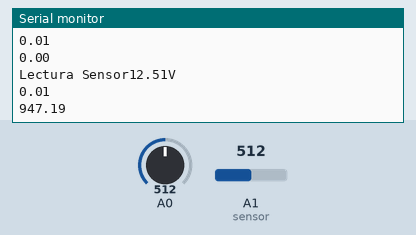
This sketch was run on a simulated Arduino Uno, built with avr-gcc and run on an emulated ATmega328P. Parts: the last lines printed to the serial monitor. The inputs (shaded band) are chosen by the test bench; at power-on: A0 = 512, A1 (sensor) = 512.

Above: at 1.2 s.
1.3 s: A0 set to 716
At 2.6 s:
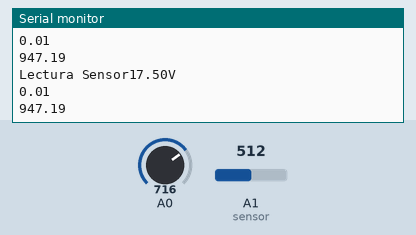
2.8 s: A1 (sensor) set to 716
At 4.0 s:
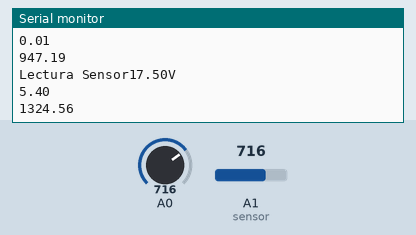
4.3 s: A1 (sensor) set to 511
At 4.8 s:
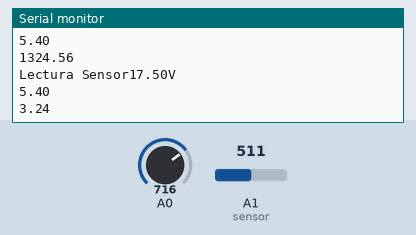
8.5 s: A0 set to 900
At 9.4 s:
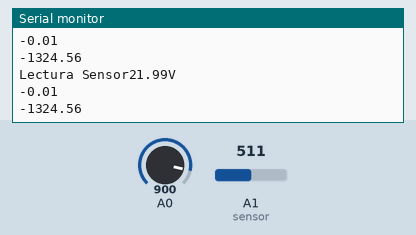
Timing chart, 0 to 11.0 s (numbered marks = the images above; inputs shaded):
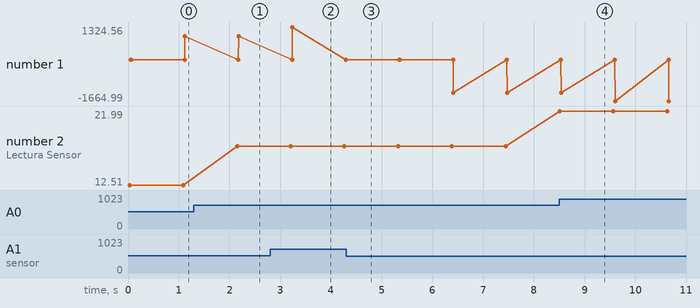

Measured:
- after the input at 1.3 s, the serial monitor: prints a new line after 0.85 s (image 1)
- after the input at 2.8 s, the serial monitor: prints a new line after 0.43 s (image 2)
- after the input at 8.5 s, the serial monitor: prints a new line at once (image 4)
- plotted number 1: 947.19 → 3.24 after the input at 2.8 s, 3.24 → -1324.56 after the input at 4.3 s, -1324.56 → -1664.99 after the input at 8.5 s
- plotted number 2: 12.51 → 17.5 after the input at 1.3 s, 17.5 → 21.99 after the input at 8.5 s

The sketch:

proyecto_final_V_1.ino
```cpp
#include <SoftwareSerial.h>
SoftwareSerial bt(4, 5); // RX, TX
//Variable que determine el valor maximo del mapeo.
const int voltajeMax=25000;
//Variable que hace la lectura del sensor.
int lecturaDigital;
//variable que almacena el valor del voltaje.
float voltaje;
float Sensibilidad=0.185; //sensibilidad en Voltios/Amperio para sensor de 5Aç
float res;
void setup()
{
bt.begin(9600);
Serial.begin(9600);
}
void loop()
{
float I=get_corriente(200);//obtenemos la corriente promedio de 500 muestras
lecturaDigital=analogRead(A0);
voltaje=map(lecturaDigital,0,1023,0,voltajeMax) / 1000.0;
imprimirVoltaje(voltaje);
Serial.println(I);
Serial.println(res);
delay(1000);
res=voltaje/I;
bt.print(voltaje); //send distance to MIT App
bt.print(";");
bt.print(I); //send distance to MIT App
bt.println(";");
bt.print(res); //send distance to MIT App
bt.println(";");
}
//Función para la medida del voltaje.
void imprimirVoltaje(float v)
{
Serial.print("Lectura Sensor");
Serial.print(v);
Serial.println("V");
}
//Función para obtener muestras del valor de la corriente, para obtener un valor mas preciso.
float get_corriente(int n_muestras)
{
float voltajeSensor;
float corriente=0;
for(int i=0;i<n_muestras;i++)
{
voltajeSensor = analogRead(A1) * (5.0 / 1023.0);////lectura del sensor
corriente=corriente+(voltajeSensor-2.5)/Sensibilidad; //Ecuación  para obtener la corriente
}
corriente=corriente/n_muestras;
return(corriente);
}
```
